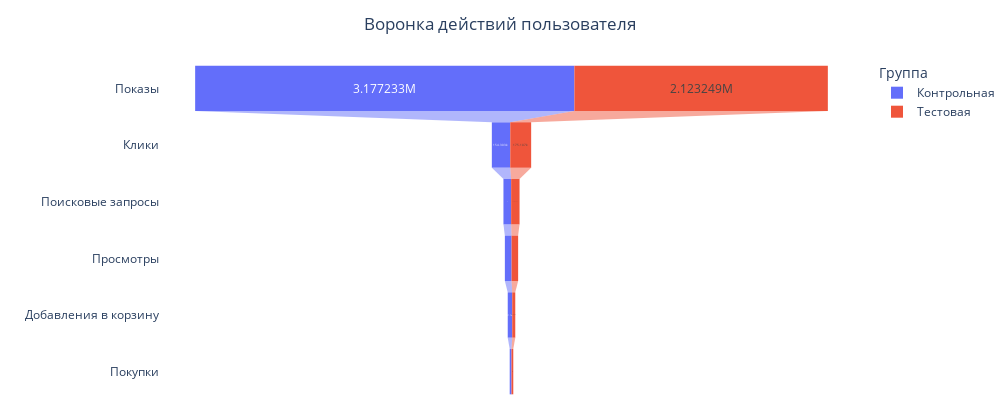

The notebook cell this image was saved under:
### Code cell
fig = px.funnel(df, 
                x=df['Значение'], 
                y=df.index,
                color = 'Группа')

fig.update_layout(width=1000, 
                  height=400,
                  xaxis_title = '',
                  yaxis_title = '',
                  margin=dict(l=0, r=0, t=60, b=0),
                  plot_bgcolor="white", 
                  paper_bgcolor="white",
                  title=dict(text="Воронка действий пользователя",
                             x=0.5 ,
                             xanchor='center'))

fig.update_traces(hovertemplate="",
                  textposition = 'inside')

fig.update_yaxes(showticklabels=True)

fig.show()

### Figure 1 — Plotly figure (JSON) as saved in the notebook; plotly's stock layout.template omitted (floating-point values rounded to 4 significant figures)
{"data": [{"hovertemplate": "", "legendgroup": "Контрольная", "marker": {"color": "#636efa"}, "name": "Контрольная", "orientation": "h", "showlegend": true, "textposition": "inside", "type": "funnel", "x": [3177233, 154303, 64418, 56370, 37700, 15161], "xaxis": "x", "y": ["Показы", "Клики", "Поисковые запросы", "Просмотры", "Добавления в корзину", "Покупки"], "yaxis": "y"}, {"hovertemplate": "", "legendgroup": "Тестовая", "marker": {"color": "#EF553B"}, "name": "Тестовая", "orientation": "h", "showlegend": true, "textposition": "inside", "type": "funnel", "x": [2123249, 175107, 70463, 54882, 25490, 14869], "xaxis": "x", "y": ["Показы", "Клики", "Поисковые запросы", "Просмотры", "Добавления в корзину", "Покупки"], "yaxis": "y"}], "layout": {"dragmode": "zoom", "height": 400, "legend": {"title": {"text": "Группа"}, "tracegroupgap": 0}, "margin": {"b": 0, "l": 0, "r": 0, "t": 60}, "paper_bgcolor": "white", "plot_bgcolor": "white", "title": {"text": "Воронка действий пользователя", "x": 0.5, "xanchor": "center"}, "width": 1000, "xaxis": {"anchor": "y", "autorange": true, "domain": [0, 1], "range": [-2945000.0, 2945000.0], "title": {"text": ""}, "type": "linear"}, "yaxis": {"anchor": "x", "autorange": true, "domain": [0, 1], "range": [5.5, -0.5], "showticklabels": true, "title": {"text": ""}, "type": "category"}}}
